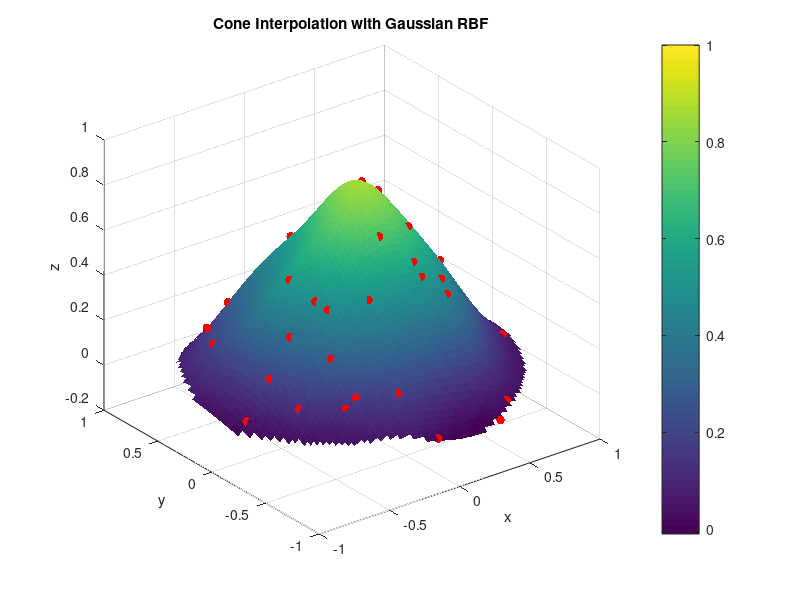
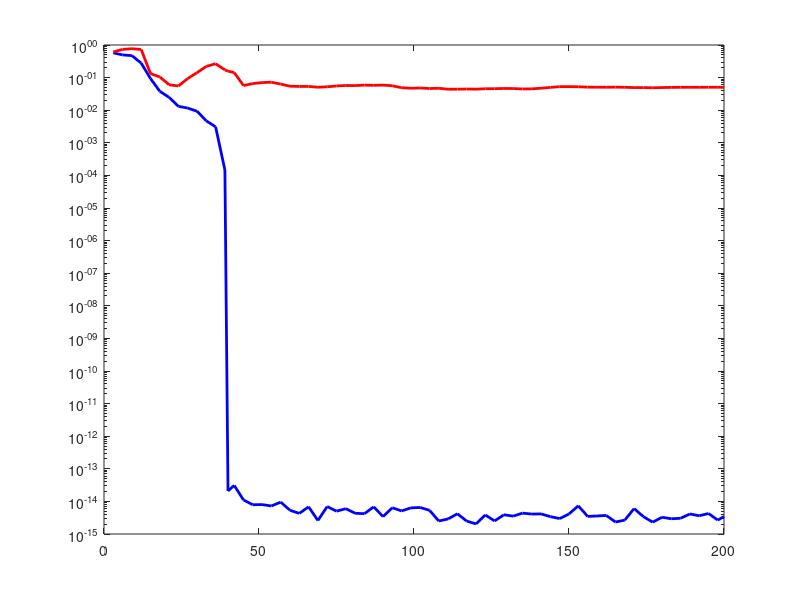

Write MATLAB code to recreate these figures, in order. (Note: this script raises an error after producing the figures.)
% =========================================================
% PART 1: Cone Interpolation with Gaussian Kernel
% =========================================================

clear; clc; close all;
rng(42);

N  = 40;
ep = 3;

% Generate random points inside the unit disk
theta = 2 * pi * rand(N, 1);
r     = sqrt(rand(N, 1));
x     = r .* cos(theta);
y     = r .* sin(theta);

% Evaluate the cone function
f = 1 - sqrt(x.^2 + y.^2);

% Build Gaussian kernel matrix
A = zeros(N, N);
for i = 1:N
    for j = 1:N
        d2     = (x(i) - x(j))^2 + (y(i) - y(j))^2;
        A(i,j) = exp(-ep^2 * d2);
    end
end

% Solve for coefficients
c = A \ f;

% Evaluate on grid
[xg, yg] = meshgrid(linspace(-1, 1, 80));
zg = nan(size(xg));

for k = 1:numel(xg)
    if xg(k)^2 + yg(k)^2 <= 1
        total = 0;
        for j = 1:N
            d2    = (xg(k) - x(j))^2 + (yg(k) - y(j))^2;
            total = total + c(j) * exp(-ep^2 * d2);
        end
        zg(k) = total;
    end
end

% Figure 1 - Cone surface
figure(1);
surf(xg, yg, zg, 'EdgeColor', 'none');
hold on;
scatter3(x, y, f, 40, 'r', 'filled');
title('Cone Interpolation with Gaussian RBF');
xlabel('x'); ylabel('y'); zlabel('z');
view(3); colorbar;
hold off;

% =========================================================
% PART 2: Double Descent - Cone + Gaussian
% =========================================================

% Generate test points
Nt      = 200;
theta_t = 2 * pi * rand(Nt, 1);
r_t     = sqrt(rand(Nt, 1));
xt      = r_t .* cos(theta_t);
yt      = r_t .* sin(theta_t);
ft      = 1 - sqrt(xt.^2 + yt.^2);


% Generate well-distributed nested centers
M_max = 200;

% Create candidate points inside the unit disk
rng(42);
num_candidates = 5000;
theta_c = 2*pi*rand(num_candidates,1);
r_c = sqrt(rand(num_candidates,1));

candidates = [r_c.*cos(theta_c), r_c.*sin(theta_c)];

% Select centers using farthest-point sampling
centers = zeros(M_max,2);
centers(1,:) = [0,0];

min_dist2 = sum((candidates-centers(1,:)).^2,2);

for j = 2:M_max
    [~,idx] = max(min_dist2);
    centers(j,:) = candidates(idx,:);

    new_dist2 = sum((candidates-centers(j,:)).^2,2);
    min_dist2 = min(min_dist2,new_dist2);
end

xc_all = centers(:,1);
yc_all = centers(:,2);


% Loop over M up to 200

M_list = unique([3:3:200, N, 200]);
err_train_fix  = zeros(size(M_list));
err_test_fix   = zeros(size(M_list));
err_train_adap = zeros(size(M_list));
err_test_adap  = zeros(size(M_list));

for idx = 1:length(M_list)
    M = M_list(idx);

    % Nested: always keep previous centers
    xc = xc_all(1:M);
    yc = yc_all(1:M);

    % Fixed and adaptive shape parameter
    ep_fix  = 3;
    ep_adap = sqrt(M) / 2;

    % --- Fixed ep: training matrix ---
    B = zeros(N, M);
    for i = 1:N
        for j = 1:M
            d2     = (x(i) - xc(j))^2 + (y(i) - yc(j))^2;
            B(i,j) = exp(-ep_fix^2 * d2);
        end
    end
    coef               = pinv(B) * f;
    f_approx           = B * coef;
    err_train_fix(idx) = norm(f - f_approx) / norm(f);

    % Fixed ep: test matrix
    Bt = zeros(Nt, M);
    for i = 1:Nt
        for j = 1:M
            d2      = (xt(i) - xc(j))^2 + (yt(i) - yc(j))^2;
            Bt(i,j) = exp(-ep_fix^2 * d2);
        end
    end
    ft_approx         = Bt * coef;
    err_test_fix(idx) = norm(ft - ft_approx) / norm(ft);

    % --- Adaptive ep: training matrix ---
    B2 = zeros(N, M);
    for i = 1:N
        for j = 1:M
            d2      = (x(i) - xc(j))^2 + (y(i) - yc(j))^2;
            B2(i,j) = exp(-ep_adap^2 * d2);
        end
    end
    coef2               = pinv(B2) * f;
    f_approx2           = B2 * coef2;
    err_train_adap(idx) = norm(f - f_approx2) / norm(f);

    % Adaptive ep: test matrix
    Bt2 = zeros(Nt, M);
    for i = 1:Nt
        for j = 1:M
            d2       = (xt(i) - xc(j))^2 + (yt(i) - yc(j))^2;
            Bt2(i,j) = exp(-ep_adap^2 * d2);
        end
    end
    ft_approx2         = Bt2 * coef2;
    err_test_adap(idx) = norm(ft - ft_approx2) / norm(ft);

end

% Figure 2 - Fixed ep double descent
figure(2);
semilogy(M_list, err_train_fix, 'b-', 'LineWidth', 2);
hold on;
semilogy(M_list, err_test_fix, 'r-', 'LineWidth', 2);
xline(N, '--k', 'LineWidth', 1.5);
text(N + 1, max(err_test_fix) * 0.5, 'M = N', 'FontSize', 10);
xlabel('Number of Kernel Centers M');
ylabel('Relative Error (log scale)');
title('Cone + Gaussian: Fixed ep = 3, Nested Centers');
legend('Training Error', 'Test Error', 'Location', 'northeast');
grid on;
hold off;

% Figure 3 - Adaptive ep double descent
figure(3);
semilogy(M_list, err_train_adap, 'b-', 'LineWidth', 2);
hold on;
semilogy(M_list, err_test_adap, 'r-', 'LineWidth', 2);
xline(N, '--k', 'LineWidth', 1.5);
text(N + 1, max(err_test_adap) * 0.5, 'M = N', 'FontSize', 10);
xlabel('Number of Kernel Centers M');
ylabel('Relative Error (log scale)');
title('Cone + Gaussian: Adaptive ep = sqrt(M)/2, Nested Centers');
legend('Training Error', 'Test Error', 'Location', 'northeast');
grid on;
hold off;

% Figure 4 - Distribution of nested kernel centers
figure(4);

scatter(xc_all(1:40), yc_all(1:40), 40, 'b', 'filled');
hold on;

t = linspace(0, 2*pi, 300);
plot(cos(t), sin(t), 'k-', 'LineWidth', 1.5);

axis equal;
xlim([-1.1 1.1]);
ylim([-1.1 1.1]);
grid on;

xlabel('x');
ylabel('y');
title('Distribution of First 40 Nested Kernel Centers');

hold off;
